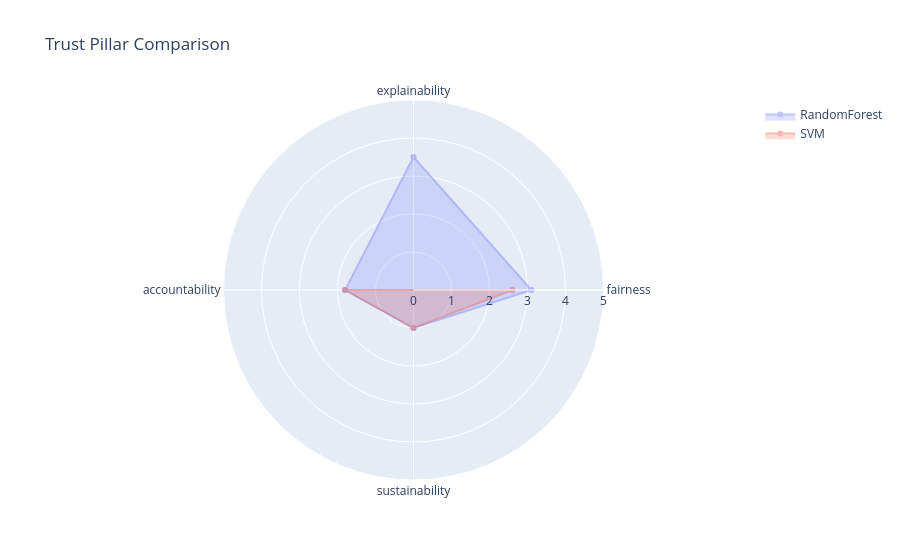
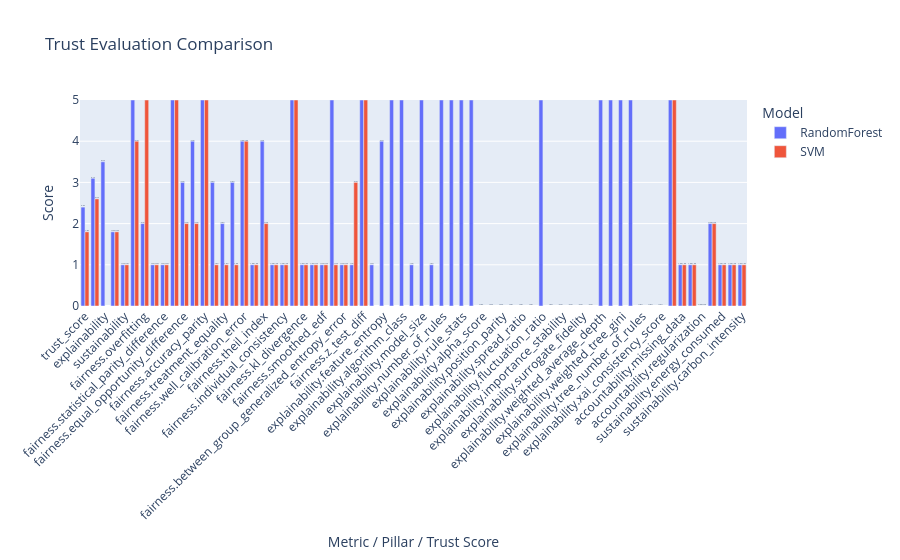

These figures' notebook cell, in order:
### Code cell
TrustEvaluator.compare_radar({
    "RandomForest": subset,
    "SVM": subset2
})

TrustEvaluator.compare_all_bars({
    "RandomForest": subset,
    "SVM": subset2
})

### Figure 1 — Plotly figure (JSON) as saved in the notebook; plotly's stock layout.template omitted (floating-point values rounded to 4 significant figures)
{"data": [{"fill": "toself", "name": "RandomForest", "opacity": 0.4, "r": [3.1, 3.5, 1.8, 1, 3.1], "theta": ["fairness", "explainability", "accountability", "sustainability", "fairness"], "type": "scatterpolar"}, {"fill": "toself", "name": "SVM", "opacity": 0.4, "r": [2.6, 1.8, 1, 2.6], "theta": ["fairness", "accountability", "sustainability", "fairness"], "type": "scatterpolar"}], "layout": {"polar": {"radialaxis": {"range": [0, 5], "visible": true}}, "showlegend": true, "title": {"text": "Trust Pillar Comparison"}}}

### Figure 2 — Plotly figure (JSON) as saved in the notebook; plotly's stock layout.template omitted (floating-point values rounded to 4 significant figures)
{"data": [{"alignmentgroup": "True", "hovertemplate": "Model=RandomForest<br>Category=%{x}<br>Score=%{text}<extra></extra>", "legendgroup": "RandomForest", "marker": {"color": "#636efa", "pattern": {"shape": ""}}, "name": "RandomForest", "offsetgroup": "RandomForest", "orientation": "v", "showlegend": true, "text": [2.4, 3.1, 3.5, 1.8, 1.0, 5.0, 2.0, 1.0, 1.0, 5.0, 3.0, 4.0, 5.0, 3.0, 2.0, 3.0, 4.0, 1.0, 4.0, 1.0, 1.0, 5.0, 1.0, 1.0, 1.0, 5.0, 1.0, 1.0, 5.0, 1.0, 4.0, 5.0, 5.0, 1.0, 5.0, 1.0, 5.0, 5.0, 5.0, 5.0, NaN, NaN, NaN, NaN, NaN, NaN, 5.0, NaN, NaN, NaN, NaN, NaN, 5.0, 5.0, 5.0, 5.0, NaN, NaN, NaN, 5.0, 1.0, 1.0, 0.0, 2.0, 1.0, 1.0, 1.0], "textposition": "outside", "texttemplate": "%{text:.2f}", "type": "bar", "x": ["trust_score", "fairness", "explainability", "accountability", "sustainability", "fairness.underfitting", "fairness.overfitting", "fairness.class_balance", "fairness.statistical_parity_difference", "fairness.disparate_impact", "fairness.equal_opportunity_difference", "fairness.average_odds_difference", "fairness.accuracy_parity", "fairness.predictive_parity", "fairness.treatment_equality", "fairness.calibration_gap", "fairness.well_calibration_error", "fairness.generalized_entropy_index", "fairness.theil_index", "fairness.coefficient_of_variation", "fairness.individual_consistency", "fairness.class_imbalance", "fairness.kl_divergence", "fairness.conditional_demographic_disparity", "fairness.smoothed_edf", "fairness.bias_amplification", "fairness.between_group_generalized_entropy_error", "fairness.cohens_d", "fairness.z_test_diff", "explainability.sparsity", "explainability.feature_entropy", "explainability.topk_concentration", "explainability.algorithm_class", "explainability.correlated_features", "explainability.model_size", "explainability.feature_relevance", "explainability.number_of_rules", "explainability.average_rule_length", "explainability.rule_stats", "explainability.tree_depth", "explainability.alpha_score", "explainability.xai_ease_score", "explainability.position_parity", "explainability.rank_alignment", "explainability.spread_ratio", "explainability.spread_divergence", "explainability.fluctuation_ratio", "explainability.rank_consistency", "explainability.importance_stability", "explainability.mse_degradation", "explainability.surrogate_fidelity", "explainability.surrogate_feature_stability", "explainability.weighted_average_depth", "explainability.weighted_average_explainability_score", "explainability.weighted_tree_gini", "explainability.tree_depth_variance", "explainability.tree_number_of_rules", "explainability.tree_number_of_features", "explainability.xai_consistency_score", "accountability.train_test_split", "accountability.missing_data", "accountability.normalization", "accountability.regularization", "accountability.factsheet_completeness", "sustainability.energy_consumed", "sustainability.emissions", "sustainability.carbon_intensity"], "xaxis": "x", "y": [2.4, 3.1, 3.5, 1.8, 1.0, 5.0, 2.0, 1.0, 1.0, 5.0, 3.0, 4.0, 5.0, 3.0, 2.0, 3.0, 4.0, 1.0, 4.0, 1.0, 1.0, 5.0, 1.0, 1.0, 1.0, 5.0, 1.0, 1.0, 5.0, 1.0, 4.0, 5.0, 5.0, 1.0, 5.0, 1.0, 5.0, 5.0, 5.0, 5.0, NaN, NaN, NaN, NaN, NaN, NaN, 5.0, NaN, NaN, NaN, NaN, NaN, 5.0, 5.0, 5.0, 5.0, NaN, NaN, NaN, 5.0, 1.0, 1.0, 0.0, 2.0, 1.0, 1.0, 1.0], "yaxis": "y"}, {"alignmentgroup": "True", "hovertemplate": "Model=SVM<br>Category=%{x}<br>Score=%{text}<extra></extra>", "legendgroup": "SVM", "marker": {"color": "#EF553B", "pattern": {"shape": ""}}, "name": "SVM", "offsetgroup": "SVM", "orientation": "v", "showlegend": true, "text": [1.8, 2.6, 1.8, 1.0, 4.0, 5.0, 1.0, 1.0, 5.0, 2.0, 2.0, 5.0, 1.0, 1.0, 1.0, 4.0, 1.0, 2.0, 1.0, 1.0, 5.0, 1.0, 1.0, 1.0, 1.0, 1.0, 3.0, 5.0, 5.0, 1.0, 1.0, 0.0, 2.0, 1.0, 1.0, 1.0], "textposition": "outside", "texttemplate": "%{text:.2f}", "type": "bar", "x": ["trust_score", "fairness", "accountability", "sustainability", "fairness.underfitting", "fairness.overfitting", "fairness.class_balance", "fairness.statistical_parity_difference", "fairness.disparate_impact", "fairness.equal_opportunity_difference", "fairness.average_odds_difference", "fairness.accuracy_parity", "fairness.predictive_parity", "fairness.treatment_equality", "fairness.calibration_gap", "fairness.well_calibration_error", "fairness.generalized_entropy_index", "fairness.theil_index", "fairness.coefficient_of_variation", "fairness.individual_consistency", "fairness.class_imbalance", "fairness.kl_divergence", "fairness.conditional_demographic_disparity", "fairness.smoothed_edf", "fairness.bias_amplification", "fairness.between_group_generalized_entropy_error", "fairness.cohens_d", "fairness.z_test_diff", "accountability.train_test_split", "accountability.missing_data", "accountability.normalization", "accountability.regularization", "accountability.factsheet_completeness", "sustainability.energy_consumed", "sustainability.emissions", "sustainability.carbon_intensity"], "xaxis": "x", "y": [1.8, 2.6, 1.8, 1.0, 4.0, 5.0, 1.0, 1.0, 5.0, 2.0, 2.0, 5.0, 1.0, 1.0, 1.0, 4.0, 1.0, 2.0, 1.0, 1.0, 5.0, 1.0, 1.0, 1.0, 1.0, 1.0, 3.0, 5.0, 5.0, 1.0, 1.0, 0.0, 2.0, 1.0, 1.0, 1.0], "yaxis": "y"}], "layout": {"barmode": "group", "legend": {"title": {"text": "Model"}, "tracegroupgap": 0}, "title": {"text": "Trust Evaluation Comparison"}, "xaxis": {"anchor": "y", "domain": [0, 1], "tickangle": -45, "title": {"text": "Metric / Pillar / Trust Score"}}, "yaxis": {"anchor": "x", "domain": [0, 1], "range": [0, 5], "title": {"text": "Score"}}}}
